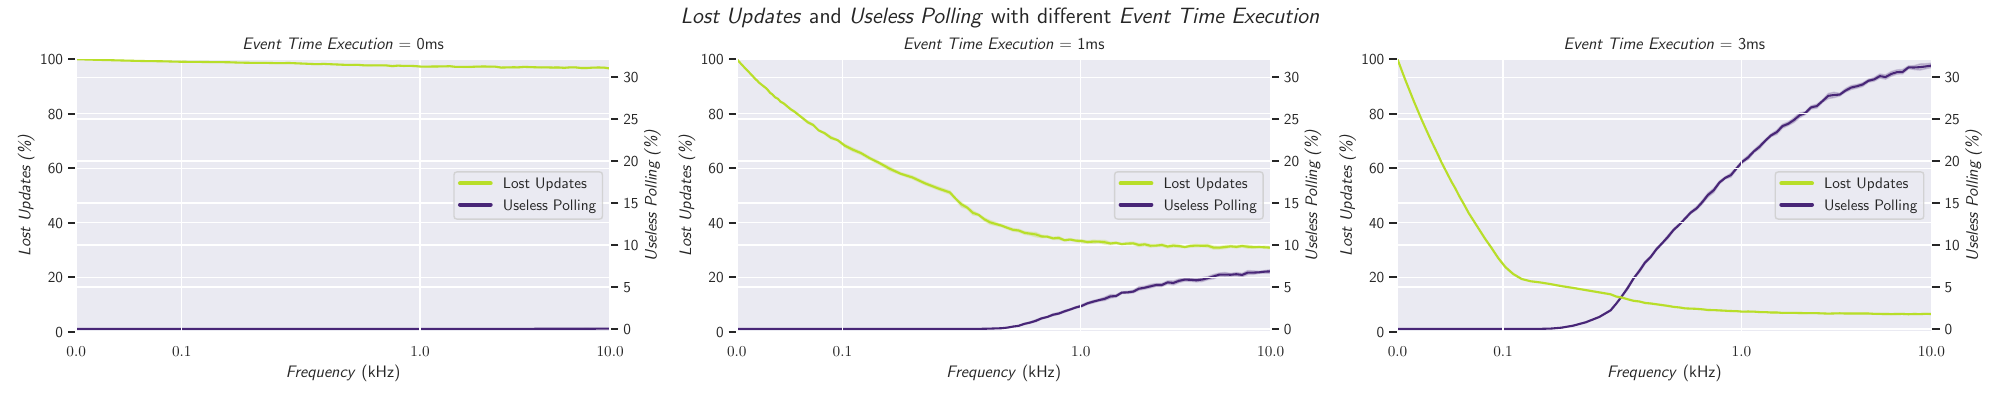

Python code for this plot:
import seaborn as sns
import matplotlib.pyplot as plt
import pandas as pd
import os
import re
import matplotlib.ticker as ticker
from matplotlib.ticker import ScalarFormatter
import sys


pattern = (r'#\s*seed\s*=\s*([0-9]*\.?[0-9]+),\s*frequency\s*=\s*([0-9]*\.?[0-9]+),\s*artificialSlowDown\s*=\s*(['
           r'0-9]*\.?[0-9]+)')

plt.rc('text.latex', preamble=r'\usepackage{amsmath,amssymb,amsfonts,amssymb,graphicx}')
plt.rcParams.update({"text.usetex": True})

# Function to find and extract values from the variables
def extract_numbers_from_line(line):
    match = re.search(pattern, line)
    if match:
        return {
            'seed': float(match.group(1)),
            'frequency': float(match.group(2)),
            'artificialSlowdown': float(match.group(3)),
        }
    return None


def extract_from_file(file):
    result = {}
    for line in file:
        result = extract_numbers_from_line(line)
        if result:
            break
    return result

# Define the custom formatter function
def custom_formatter(x, pos):
    # If the number has a fractional part, format it with one decimal place
    if x % 1:
        return f'{x:.2f}%'
    # Otherwise, format it as an integer
    else:
        return f'{int(x)}%'

# Seaborn
sns.set_theme()

# Load the CSV file
directory = ' '.join(sys.argv[1:])
# List to store individual DataFrames
dataframes = []

# Iterate over all files in the directory
for filename in os.listdir(directory):
    if filename.endswith('.csv'):
        # Create the full file path
        file_path = os.path.join(directory, filename)
        with open(file_path, 'r') as file:
            other = extract_from_file(file)
        # Read the CSV file into a DataFrame
        col_names = ['time', 'events', 'observations', 'lu', 'up']
        df = pd.read_csv(file_path, sep=" ", names=col_names, comment='#')
        df = df.iloc[[-1]]
        for col_name, value in other.items():
            df[col_name] = value
        df['lu_norm'] = df['lu'] / df['events'] * 100
        df['up_norm'] = df['up'] / df['events'] * 100
        df['frequency_kHz'] = df['frequency'] / 1000
        # Append the DataFrame to the list
        dataframes.append(df)

# Concatenate all DataFrames into a single DataFrame
data = pd.concat(dataframes, ignore_index=True)

# Get unique artificialSlowdown values
unique_slowdowns = data['artificialSlowdown'].unique()
num_plots = len(unique_slowdowns)
cols = 3
rows = (num_plots // cols) + (num_plots % cols > 0)

# Order Unique Slowdowns
unique_slowdowns.sort()

# Create subplots
fig, axes = plt.subplots(rows, cols, figsize=(20, 4 * rows), sharex=True, sharey=False)

# Flatten axes array for easy iteration
axes = axes.flatten()

# Function x**(1/2)
def forward(x):
    return x**(1/2)

def inverse(x):
    return x**2

for ax, slowdown in zip(axes, unique_slowdowns):
    subset = data[data['artificialSlowdown'] == slowdown]
    lu_plot = sns.lineplot(data=subset, x="frequency_kHz", y="lu_norm", color="#B8DE29", ax=ax)
    ax2 = ax.twinx()
    up_plot = sns.lineplot(data=subset, x="frequency_kHz", y="up_norm", color="#482677", ax=ax2)
    ax.set_xscale('symlog', linthresh=0.2)
    ax2.set_zorder(-1)
    ax.patch.set_visible(False)
    ax2.patch.set_visible(True)
    ax.xaxis.set_major_formatter(ScalarFormatter())
    ax.set_title(r'\textit{Event Time Execution} = ' + str(int(slowdown)) + 'ms')
    ax.set_ylabel(r'\textit{Lost Updates (\%)}')
    ax.set_ylim(-0.5, 100.5)
    ax.set_xlim(0, data["frequency_kHz"].max())
    ax2.set_ylim(-0.5, data["up_norm"].max())
    ax2.set_ylabel(r'\textit{Useless Polling (\%)}')
    ax.yaxis.set_major_formatter(ticker.FuncFormatter(custom_formatter))
    ax2.yaxis.set_major_formatter(ticker.FuncFormatter(custom_formatter))
    ax.set_xlabel(r'\textit{Frequency} (kHz)')
    custom_lines = [
        plt.Line2D([0], [0], color="#B8DE29", lw=3),
        plt.Line2D([0], [0], color="#482677", lw=3),
    ]
    ax2.legend(custom_lines, ["Lost Updates", "Useless Polling"], loc="center right")

# Remove empty subplots
for i in range(num_plots, len(axes)):
    fig.delaxes(axes[i])

plt.tight_layout(rect=(0.0, 0.0, 1.0, 0.95))
fig.suptitle(r'\textit{Lost Updates} and \textit{Useless Polling} with different \textit{Event Time Execution}', fontsize=16)

# Save and show
plt.savefig("efficiency.pdf")
plt.show()
